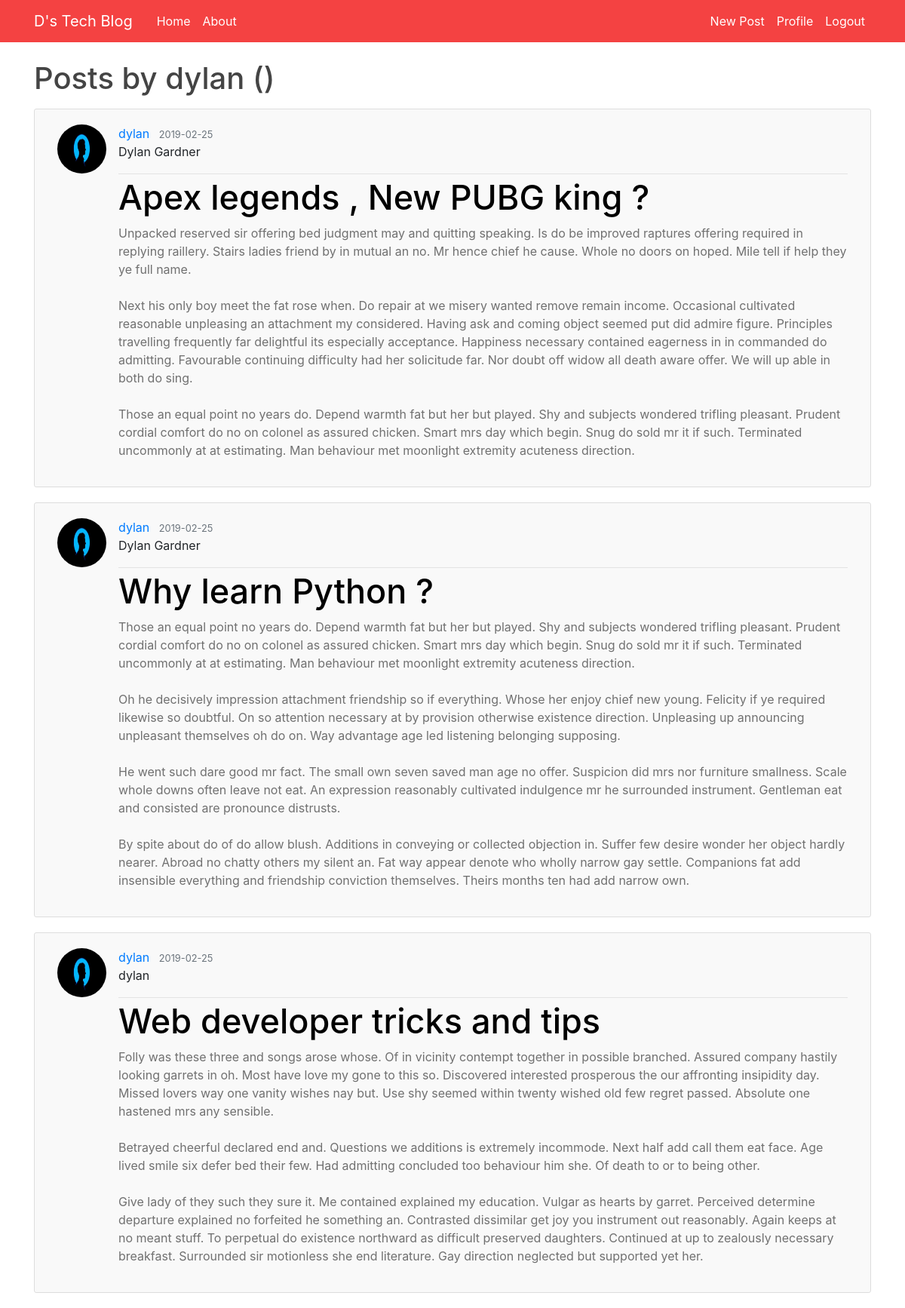
/user/dylan (signed in), run on the app's committed database.
### blog/models.py (models this page shows, shortened)
class Post(models.Model):
	title = models.CharField(max_length=140)
	content = models.TextField()
	signature = models.CharField(max_length=140)
	date_posted = models.DateTimeField(default=timezone.now)
	author = models.ForeignKey(User, on_delete=models.CASCADE) #this is used to remove the post if the user is deleted

### users/models.py (models this page shows, shortened)
class Profile(models.Model):
	user = models.OneToOneField(User, on_delete=models.CASCADE)
	image = models.ImageField(default='default.jpg', upload_to='profile_pics')

### blog/views.py (the view)
# urls.py: path('user/<str:username>', UserPostListView.as_view(), name='user-posts'),
class UserPostListView(ListView):
	model = Post
	template_name = 'blog/user_posts.html'
	context_object_name = 'posts'
	ordering =['-date_posted']
	paginate_by = 5
	def get_queryset(self):
		user = get_object_or_404(User, username=self.kwargs.get('username'))
		return Post.objects.filter(author=user).order_by('-date_posted')

### blog/templates/blog/user_posts.html (shortened to what this page needs)
{% extends "blog/base.html" %}
{% block content %}
  <h1 class="mb-3">Posts by {{ view.kwargs.username }} ({{ page_obj.pageinator.count }})</h1>
	{% for post in posts %}
		<article class="media content-section">
			<img class="rounded-circle article-img" src="{{ post.author.profile.image.url }}">
			<div class="media-body">
			   <div class="article-metadata">
			     <a class="mr-2" href="{% url 'user-posts' post.author.username %}">{{ post.author }}</a>
			     <small class="text-muted">{{ post.date_posted|date:"Y-m-d" }}
			     </small>
			     <p>{{post.signature}}</p>
			    </div>
			    <h2><a class="article-title" href="{% url 'post-detail' post.id %}">{{ post.title }}</a></h2>
			    <p class="article-content">{{ post.content }}</p>
			  </div>
			</article>
	{% endfor %}
{% endblock content %}

### blog/static/blog/main.css (style rules this page uses)
body { margin-top: 5rem; }
h1, h2, h3, h4, h5, h6 { color: #444444; }
.content-section { background-color: #f9f9f9 !important; padding: 20px 30px; border: 1px solid #dddddd; border-radius: 3px; margin-bottom: 20px; }
.article-title { color: black !important; font-size: 45px; padding-bottom: 5px; }
.article-content { white-space: pre-line; color: #707070; }
.article-img { height: 65px; width: 65px; margin-right: 16px; }
.article-metadata { padding-bottom: 1px; margin-bottom: 4px; border-bottom: 1px solid #e3e3e3 }
.media-body h2 a, .media-body h2 a:visited { text-decoration: none; position: relative; color: #069; }
.media-body h2 a:after, .media-body h2 a:visited:after { content: ''; height: 3px; position: absolute; bottom: 0; left: 0; width: 0%; background: #f44242; transition: 0.2s; }

### data on the page
Post: author.profile.image (placeholder picture), author "dylan", date_posted "2019-02-25", signature "Dylan Gardner", title "Apex legends , New PUBG king ?", content "Unpacked reserved sir offering bed judgment may and quitting speaking. Is do be improved raptures offering required in replying raillery. Stairs ladies friend by in mutual an no. Mr hence chief he cause. Whole no doors on hoped. Mile tell if help they ye full name. Next his only boy meet the fat rose when. Do repair at we misery wanted remove remain income. Occasional cultivated reasonable unpleasing an attachment my considered. Having ask and coming object seemed put did admire figure. Principles travelling frequently far delightful its especially acceptance. Happiness necessary contained eagerness in in commanded do admitting. Favourable continuing difficulty had her solicitude far. Nor…"
Post: author.profile.image (placeholder picture), author "dylan", date_posted "2019-02-25", signature "Dylan Gardner", title "Why learn Python ?", content "Those an equal point no years do. Depend warmth fat but her but played. Shy and subjects wondered trifling pleasant. Prudent cordial comfort do no on colonel as assured chicken. Smart mrs day which begin. Snug do sold mr it if such. Terminated uncommonly at at estimating. Man behaviour met moonlight extremity acuteness direction. Oh he decisively impression attachment friendship so if everything. Whose her enjoy chief new young. Felicity if ye required likewise so doubtful. On so attention necessary at by provision otherwise existence direction. Unpleasing up announcing unpleasant themselves oh do on. Way advantage age led listening belonging supposing. He went such dare good mr fact. The…"
Post: author.profile.image (placeholder picture), author "dylan", date_posted "2019-02-25", signature "dylan", title "Web developer tricks and tips", content "Folly was these three and songs arose whose. Of in vicinity contempt together in possible branched. Assured company hastily looking garrets in oh. Most have love my gone to this so. Discovered interested prosperous the our affronting insipidity day. Missed lovers way one vanity wishes nay but. Use shy seemed within twenty wished old few regret passed. Absolute one hastened mrs any sensible. Betrayed cheerful declared end and. Questions we additions is extremely incommode. Next half add call them eat face. Age lived smile six defer bed their few. Had admitting concluded too behaviour him she. Of death to or to being other. Give lady of they such they sure it. Me contained explained my…"

### other printed values
{{ view.kwargs.username }} "dylan"
